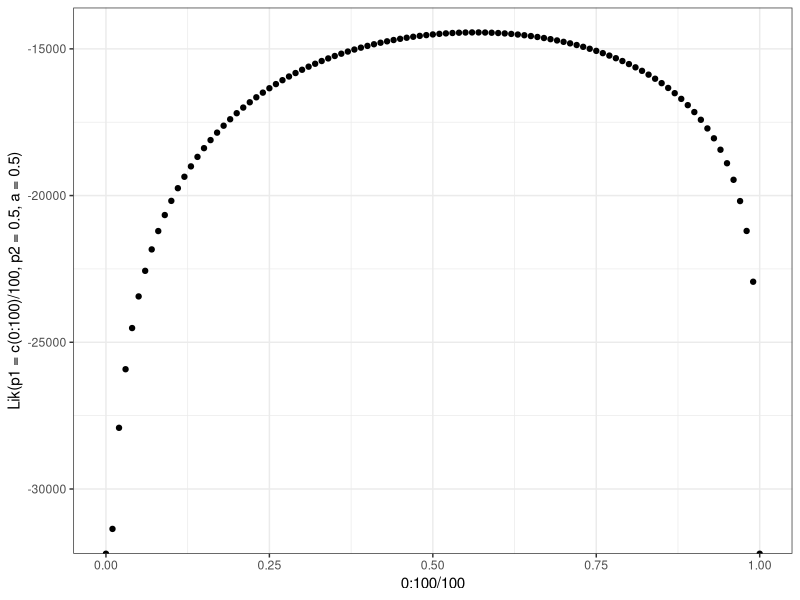
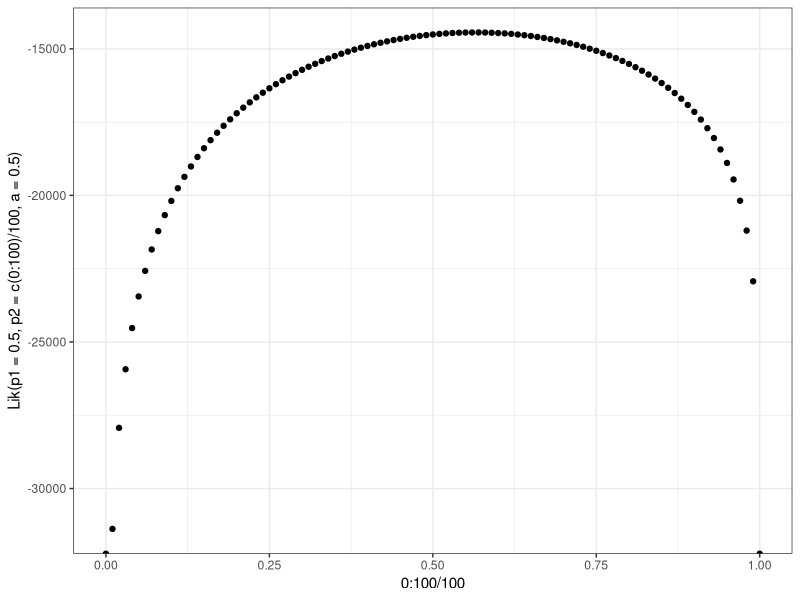
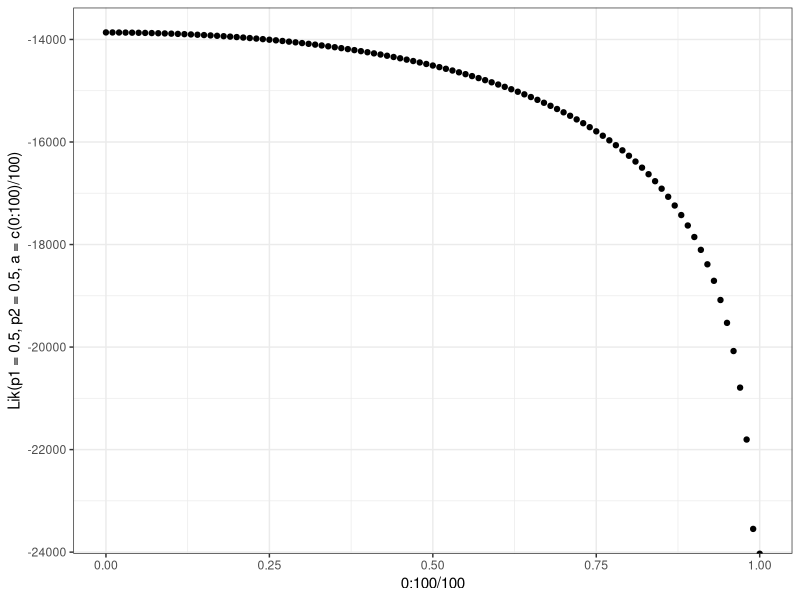
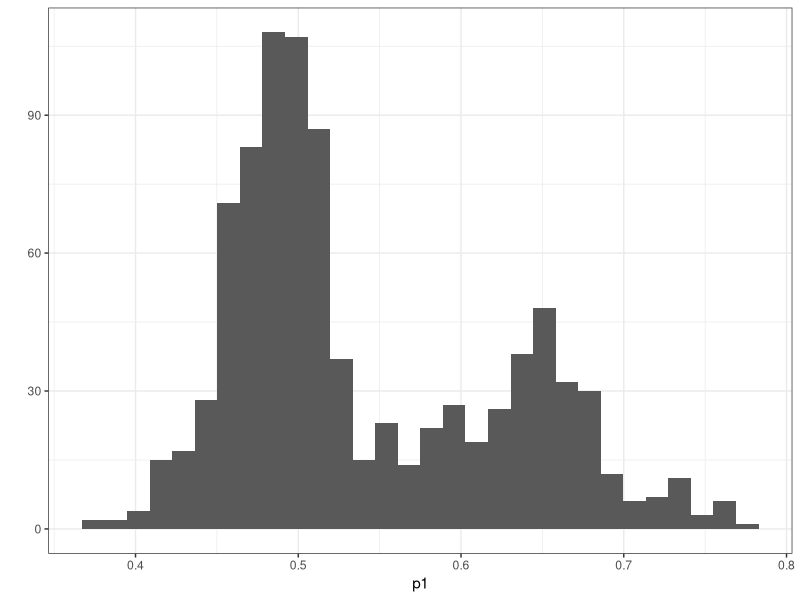
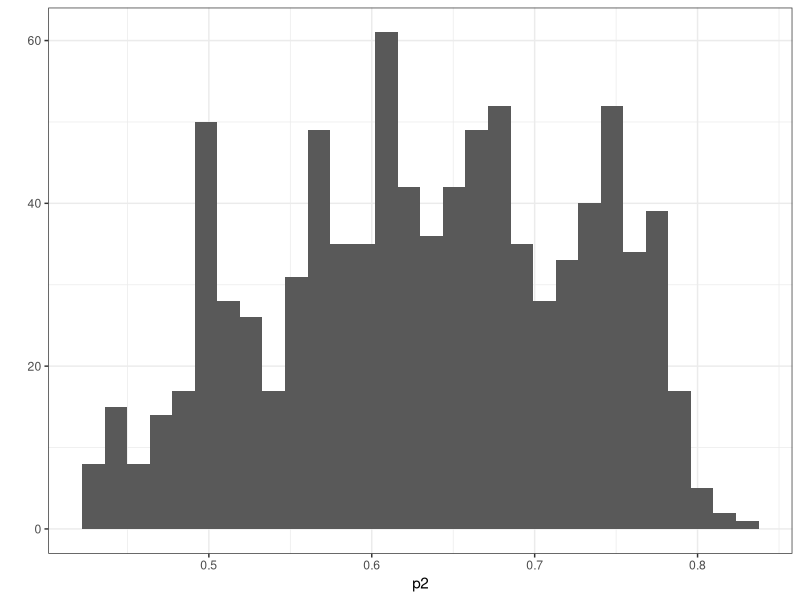
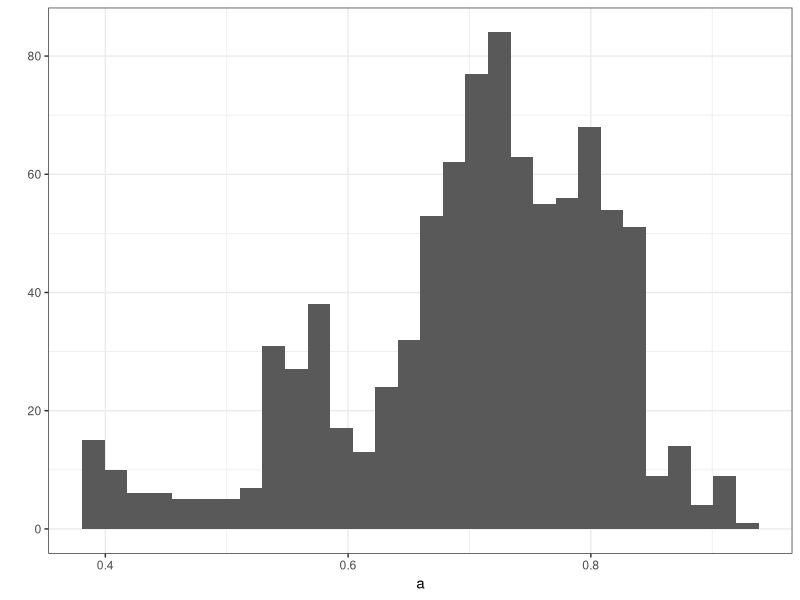
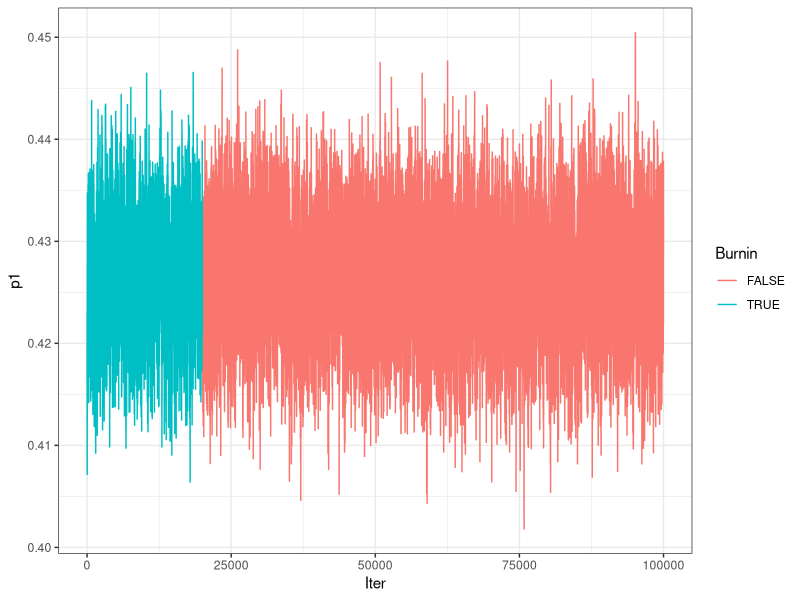
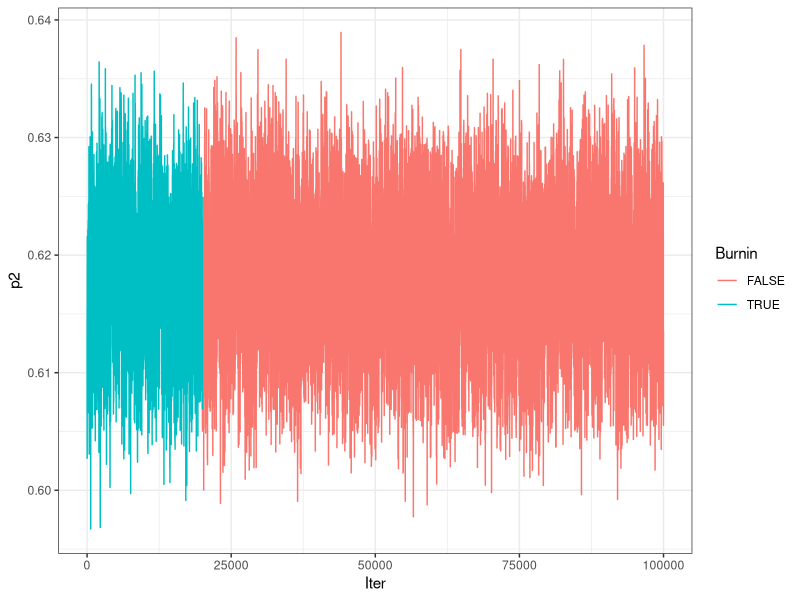

These charts were generated, in order, by the following R code:
## ---- chunk 1
knitr::opts_chunk$set(echo = TRUE)
## ---- chunk 2
Icor<-function(p1,p2,a){
  # Conditional probabilities
  ## A through B can be estimated from the data
  ## Use these equations to try to solve for p1, p2 & a
  ## For example, B-C or C-B will isolate p1 and p2 only
  A<-p1*p2*(1-a)
  B<-p1*(1-p2)+p1*p2*a/2
  C<-(1-p1)*p2+p1*p2*a/2
  D<-(1-p1)*(1-p2)
  N<-A+B+C+D

  # Equations for calculating (co)variances and correlation coefficient  
  V1<-(A+B)*(1-(A+B))
  V2<-(A+C)*(1-(A+C))
  COV12<-A-(A+B)*(A+C)

  COR12<-COV12/(sqrt(V1)*sqrt(V2))
  
  # Insert equations for A through B here
  ## For example, if you wanted to solve for p1 & p2 only
  p1_p2<-B-C
  ## Combine A through B to isolate each of these terms
  p1<-NA # Insert equation for p1
  p2<-NA # insert equation for p2
  a<-NA # Insert equation for estimating alpha (a)
  
  return(cbind(a,p1,p2))
}
## ---- chunk 3
Root<-function(p1=0.5,p2=0.5,a=0,N=100){
  Root<-data.frame(P=rep(0,N),Myc=rep(0,N),Path=rep(0,N))
  
  # Conditional Probabilities
  A<-p1*p2*(1-a)
  B<-p1*(1-p2)+p1*p2*a/2
  C<-(1-p1)*p2+p1*p2*a/2
  D<-(1-p1)*(1-p2)

  # Assign conditional probabilities
  Root$P<-sample(c("A","B","C","D"),size=N,replace=T,prob=c(A,B,C,D))
  
  # Translate to Mycorrhizae and Pathogen
  Root$Myc[Root$P %in% c("A","B")]<-1
  Root$Path[Root$P %in% c("A","C")]<-1
  
  return(Root)
}
## ---- chunk 4
Lik<-function(p1,p2,a){
  # Conditional Probabilities
  A<-p1*p2*(1-a)
  B<-p1*(1-p2)+p1*p2*a/2
  C<-(1-p1)*p2+p1*p2*a/2
  D<-(1-p1)*(1-p2)

  # Log-Likelihood Function
  return(log(A)*sum(SimDat$Myc*SimDat$Path)+log(B)*sum(SimDat$Myc*(1-SimDat$Path))+
            log(C)*sum((1-SimDat$Myc)*SimDat$Path)+log(D)*sum((1-SimDat$Myc)*(1-SimDat$Path)))   
}
## ---- chunk 5
# Test Liklihood Function
SimDat<-Root(0.5,0.5,0,N=10000)
library(ggplot2)
qplot(0:100/100,Lik(p1=c(0:100)/100,p2=0.5,a=0.5))+theme_bw()
qplot(0:100/100,Lik(p1=0.5,p2=c(0:100)/100,a=0.5))+theme_bw()
qplot(0:100/100,Lik(p1=0.5,p2=0.5,a=c(0:100)/100))+theme_bw()
## ---- chunk 6
# Simulate data to test the Maximum likelihood Values
SimDat<-Root(p1=0.421,p2=0.612,a=0.142,N=10000)

MaxLik<-function(Precise=100){
  # Brute Force Method
  # expand.grid() generates an index matrix of all parameter combinations
  MLdat<-expand.grid(p1=(0:Precise)/Precise,p2=(0:Precise)/Precise,a=(0:Precise)/Precise) 
  # Log-lik can be undefined when p or q are >=1 or <=0
  MLdat[MLdat==1]<-0.9999  
  MLdat[MLdat==0]<-0.00001
  MLdat$Lik<-Lik(p1=MLdat$p1,p2=MLdat$p2,a=MLdat$a)
  # Return the 5% most likely values, based on Log-Likelihood
  return(MLdat[order(MLdat$Lik,decreasing=T),][1:ceiling(nrow(MLdat)*0.05),])
}
head(MaxLik())
## ---- chunk 7
# Find the Maximum likelihood Values
SimDat<-Root(p1=0.421,p2=0.612,a=0.142,N=10000)

MaxLik<-function(Iters=10000){
  # Random Sampling Method
  MLdat<-data.frame(p1=runif(Iters),p2=runif(Iters),a=runif(Iters))
  # Log-lik can be undefined when p or q are >=1 or <=0
  MLdat[MLdat==1]<-0.9999  
  MLdat[MLdat==0]<-0.00001
  MLdat$Lik<-Lik(p1=MLdat$p1,p2=MLdat$p2,a=MLdat$a)
  return(MLdat[order(MLdat$Lik,decreasing=T),][1:ceiling(Iters*0.05),])
}
head(MaxLik())
## ---- chunk 8
# Find the Maximum likelihood Values
SimDat<-Root(p1=0.421,p2=0.612,a=0.142,N=10000)

MaxLik<-function(divs=10,zooms=100){
  # Sample each parameter at evenly-spaced locations
  # 'zoom-in' on the best parameter set and repeat
  Parms<-data.frame(p1=0.5,p2=0.5,a=0.5)
  for(z in 1:zooms){
    tRange<-seq(-0.4999,0.4999,length.out=divs)/z
    tMLdat<-expand.grid(p1=tRange+Parms$p1,p2=tRange+Parms$p2,a=tRange+Parms$a) # this generates an index matrix of all parameter combinations
    tMLdat[tMLdat<=0]<-0.1/z # Replace boundary values (0 < parm > 1)
    tMLdat[tMLdat>=0]<-1-0.1/z
    tLik<-Lik(p1=tMLdat$p1,p2=tMLdat$p2,a=tMLdat$a)
    tLik[is.nan(tLik)]<-min(tLik,na.rm=T)
    Parms<-unique(tMLdat[tLik==max(tLik),])
  }
  return(Parms)
}
X<-MaxLik(divs=10,zooms=100)
X
## ---- chunk 9
Prior <- function(p1,p2,a){
    p1pr = dunif(p1, min=0, max=1,log=T)
    p2pr = dunif(p2, min=0, max=1,log=T)
    apr = dunif(a, min=0, max=1,log=T)
    return(p1pr+p2pr+apr)
}
## ---- chunk 10
Post <- function(p1,p2,a){
   return (Lik(p1,p2,a) + Prior(p1,p2,a))
}
## ---- chunk 11
PickParm <- function(p1,p2,a,sd=0.01){
    Xpick<-rnorm(3,mean = c(p1,p2,a), sd= c(sd,sd,sd))
    return(Xpick)
}
## ---- chunk 12
MeMCMC <- function(p1=0.5,p2=0.5,a=0.5,Iters=1000,verbose=F){
  # Setup output vector and put user-supplied (or default) priors
    MCout <- data.frame(p1=rep(NA,Iters),p2=rep(NA,Iters),a=rep(NA,Iters))
    MCout[1,] <- c(p1,p2,a)
    # Ensure values are in-bounds
    BadMC <- MCout[1,] <= 0.001 |   MCout[1,] >= 0.999
    if(sum(BadMC)>0){
      cat("One or more parameters outside of boundary [0-1], setting to 0.5 \n")
      MCout[1,BadMC]<-0.5
    }
    for (i in 1:Iters){
      if(verbose==T){
        cat("Starting Iteration",i,"\n")
      }
      # Choose new parameters
      Pick <- PickParm(p1=MCout$p1[i],p2=MCout$p2[i],a=MCout$a[i])
      # Replace 'bad' parameters with parameter from previous iteration
      BadPick <- Pick <= 0 | Pick >= 1
      if(sum(BadPick)>0){
        Pick[BadPick] <- as.double(MCout[i,BadPick])
      }
      # Calculate Probability
      Prob = exp(Post(p1=Pick[1],p2=Pick[2],a=Pick[3])) - 
        Post(p1=MCout$p1[i],p2=MCout$p2[i],a=MCout$a[i])
      if (runif(1) < Prob ){
          MCout[i+1,] <- Pick
      }else{
          MCout[i+1,] <- MCout[i,]
      }
  }
  return(MCout)
}
## ---- chunk 13
# MCMC on simulated Data
SimDat<-Root(p1=0.5,p2=0.5,a=0,N=100)
# Run the MCMC algorithm
MCrun<-MeMCMC(p1=sum(SimDat$Myc)/nrow(SimDat),p2=sum(SimDat$Path)/nrow(SimDat),a=0,Iters=1000,verbose=F)
# Remove early values, which are more heavily influenced by the starting values
BurnIn=100
Accept=1-mean(duplicated(MCrun[-(1:BurnIn),]))
## ---- chunk 14
PlotDat<-MCrun[-(1:BurnIn),]
library(ggplot2)
qplot(x=p1,data=PlotDat)+theme_bw()
qplot(x=p2,data=PlotDat)+theme_bw()
qplot(x=a,data=PlotDat)+theme_bw()
## ---- chunk 15
PostProb<-function(Parms,SimDat){
  
  # Fix parameters out of bounds
  TooLow <- Parms <= 0 
  if(sum(TooLow)>0){
    Parms[TooLow] <- 0.001
  }
  TooHigh <- Parms >= 1
  if(sum(TooHigh)>0){
    Parms[TooHigh] <- 0.999
  }
  
  # Extract Parameters
  p1<-Parms[1]
  p2<-Parms[2]
  a<-Parms[3]
  
  # Priors
  p1pr = dunif(p1, min=0, max=1,log=T)
  p2pr = dunif(p2, min=0, max=1,log=T)
  apr = dunif(a, min=0, max=1,log=T)
  
  # Conditional Probabilities
  A<-p1*p2*(1-a)
  B<-p1*(1-p2)+p1*p2*a/2
  C<-(1-p1)*p2+p1*p2*a/2
  D<-(1-p1)*(1-p2)

  # Log-Likelihood Function
  LogLik<-log(A)*sum(SimDat$Myc*SimDat$Path)+log(B)*sum(SimDat$Myc*(1-SimDat$Path))+
            log(C)*sum((1-SimDat$Myc)*SimDat$Path)+log(D)*sum((1-SimDat$Myc)*(1-SimDat$Path))
  
  LogPrior<-p1pr + p2pr + apr
  
  return(LogLik + LogPrior)
}
## ---- chunk 16
library(mcmc)
SimDat<-Root(p1=0.421,p2=0.612,a=0.142,N=10000)
Init<-c(sum(SimDat$Myc)/nrow(SimDat),sum(SimDat$Path)/nrow(SimDat),0)
test<-metrop(obj=PostProb,initial=Init,nbatch=10e3,SimDat=SimDat)
## ---- chunk 17
test$accept
test<-metrop(test,scale=0.01,SimDat=SimDat)
test$accept
test<-metrop(test,scale=0.001,SimDat=SimDat)
test$accept
test<-metrop(test,scale=0.004,SimDat=SimDat)
test$accept
## ---- chunk 18
test<-metrop(test,scale=0.004,nbatch=10e4,SimDat=SimDat)
## ---- chunk 19
# Set up data for plotting
Pdat<-data.frame(ts(test$batch))
names(Pdat)<-c("p1","p2","a")
Pdat$Iter<-seq_along(Pdat$a)
# Denote burnin simulations
Pdat$Burnin<-F
Pdat$Burnin[1:20000]<-T

qplot(x=Iter,y=p1,data=Pdat,geom="line",colour=Burnin)+theme_bw()
qplot(x=Iter,y=p2,data=Pdat,geom="line",colour=Burnin)+theme_bw()
qplot(x=Iter,y=a,data=Pdat,geom="line",colour=Burnin)+theme_bw()
## ---- chunk 20
qplot(x=p1,y=p2,data=Pdat,geom="point",alpha=I(0.01))+theme_bw()
qplot(x=p1,y=a,data=Pdat,geom="point",alpha=I(0.01))+theme_bw()
qplot(x=p2,y=a,data=Pdat,geom="point",alpha=I(0.01))+theme_bw()
## ---- chunk 21
qplot(x=p1,data=Pdat,fill=Burnin)+theme_bw()
qplot(x=p2,data=Pdat,fill=Burnin)+theme_bw()
qplot(x=a,data=Pdat,fill=Burnin)+theme_bw()
## ---- chunk 22
X<-apply(test$batch,2,mean)
X
## ---- chunk 23
EXsq<-function(x){mean(x^2)}
Xsq<-apply(test$batch,2,FUN=EXsq)
Xsq
SE<-Xsq-X^2
SE
